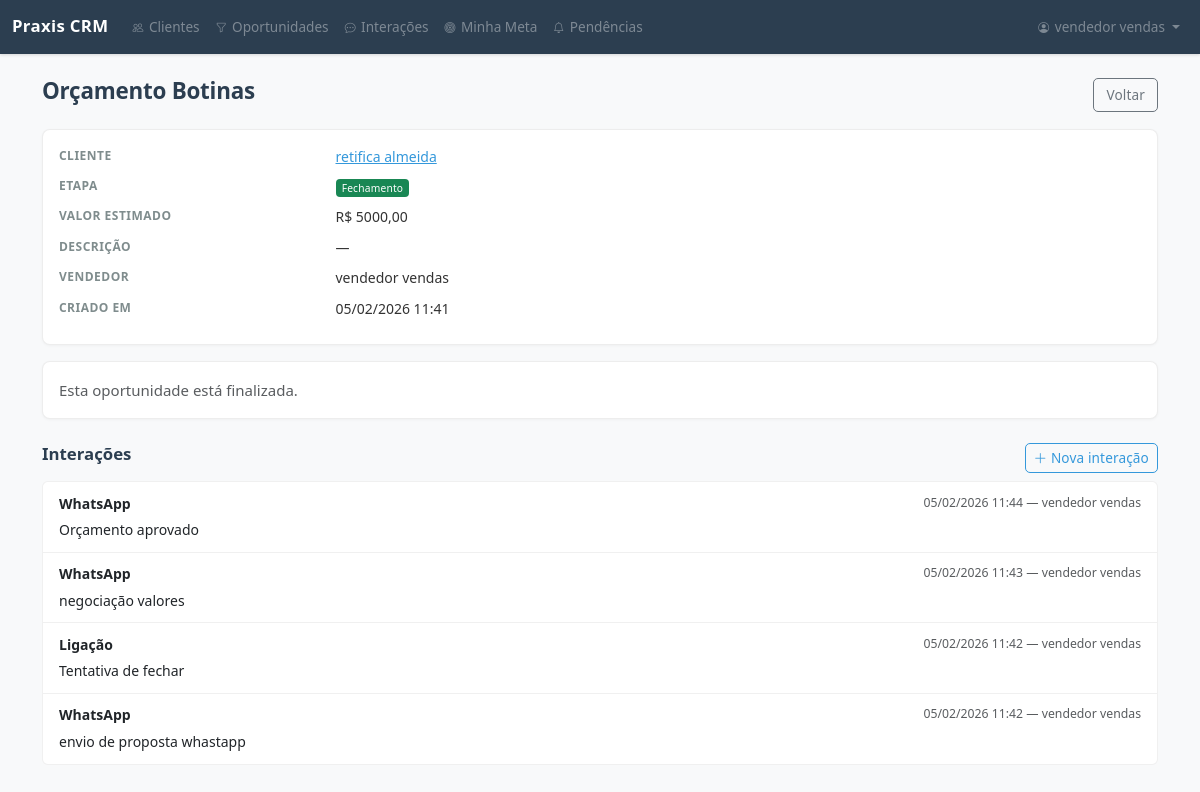
Page /sales/oportunidades/2/ (signed in) on the committed database.
### apps/sales/models.py (models this page shows, shortened)
class Oportunidade(models.Model):
    titulo = models.CharField(max_length=200, verbose_name="Título")
    cliente = models.ForeignKey(
        Cliente,
        on_delete=models.CASCADE,
        related_name="oportunidades",
        verbose_name="Cliente",
    )
    vendedor = models.ForeignKey(
        settings.AUTH_USER_MODEL,
        on_delete=models.PROTECT,
        related_name="oportunidades",
        verbose_name="Vendedor",
    )
    etapa = models.CharField(
        max_length=12,
        choices=EtapaOportunidade.choices,
        default=EtapaOportunidade.PROSPECCAO,
        verbose_name="Etapa",
    )
    motivo_perda = models.CharField(
        max_length=13,
        choices=MotivoPerdaOportunidade.choices,
        blank=True,
        default="",
        verbose_name="Motivo da perda",
    )
    valor_estimado = models.DecimalField(
        max_digits=12,
        decimal_places=2,
        default=0,
        verbose_name="Valor estimado",
    )
    descricao = models.TextField(blank=True, verbose_name="Descrição")
    proxima_acao = models.CharField(
        max_length=200,
        blank=True,
        default="",
        verbose_name="Próxima ação",
        help_text="Descreva brevemente a próxima ação a ser realizada",
    )
    data_follow_up = models.DateField(
        null=True,
        blank=True,
        verbose_name="Data do follow-up",
        help_text="Data prevista para o próximo contato",
    )
    criado_em = models.DateTimeField(auto_now_add=True, verbose_name="Criado em")
    atualizado_em = models.DateTimeField(auto_now=True, verbose_name="Atualizado em")
    class Meta:
        verbose_name = "Oportunidade"
        verbose_name_plural = "Oportunidades"
        ordering = ["-criado_em"]

class Interacao(models.Model):
    oportunidade = models.ForeignKey(
        Oportunidade,
        on_delete=models.CASCADE,
        related_name="interacoes",
        verbose_name="Oportunidade",
    )
    tipo = models.CharField(
        max_length=10,
        choices=TipoInteracao.choices,
        verbose_name="Tipo",
    )
    descricao = models.TextField(verbose_name="Descrição")
    criado_por = models.ForeignKey(
        settings.AUTH_USER_MODEL,
        on_delete=models.PROTECT,
        related_name="interacoes",
        verbose_name="Criado por",
    )
    criado_em = models.DateTimeField(auto_now_add=True, verbose_name="Criado em")
    class Meta:
        verbose_name = "Interação"
        verbose_name_plural = "Interações"
        ordering = ["-criado_em"]

### apps/crm/models.py (models this page shows, shortened)
class Cliente(models.Model):
    nome = models.CharField(max_length=200, verbose_name="Nome")
    cnpj_cpf = models.CharField(
        max_length=18, blank=True, default="", verbose_name="CNPJ/CPF"
    )
    telefone = models.CharField(max_length=20, blank=True, verbose_name="Telefone")
    email = models.EmailField(blank=True, verbose_name="E-mail")
    nome_contato_principal = models.CharField(
        max_length=200, blank=True, default="", verbose_name="Contato principal"
    )
    telefone_contato = models.CharField(
        max_length=20, blank=True, default="", verbose_name="Telefone do contato"
    )
    email_contato = models.EmailField(
        blank=True, default="", verbose_name="E-mail do contato"
    )
    tipo = models.CharField(
        max_length=3,
        choices=TipoCliente.choices,
        default=TipoCliente.B2C,
        verbose_name="Tipo",
    )
    status = models.CharField(
        max_length=11,
        choices=StatusCliente.choices,
        default=StatusCliente.PROVISORIO,
        verbose_name="Status",
    )
    criado_por = models.ForeignKey(
        settings.AUTH_USER_MODEL,
        on_delete=models.PROTECT,
        related_name="clientes_criados",
        verbose_name="Criado por",
    )
    criado_em = models.DateTimeField(auto_now_add=True, verbose_name="Criado em")
    atualizado_em = models.DateTimeField(auto_now=True, verbose_name="Atualizado em")
    class Meta:
        verbose_name = "Cliente"
        verbose_name_plural = "Clientes"
        ordering = ["-criado_em"]

### apps/sales/views.py (the view)
# urls.py: path("oportunidades/<int:pk>/", OportunidadeDetailView.as_view(), name="oportunidade_detail"),
class OportunidadeDetailView(VendedorRequiredMixin, DetailView):
    model = Oportunidade
    template_name = "sales/oportunidade_detail.html"
    context_object_name = "oportunidade"
    def get_queryset(self):
        qs = super().get_queryset()
        if hasattr(self.request.user, "perfil") and self.request.user.perfil.is_vendedor:
            qs = qs.filter(vendedor=self.request.user)
        return qs
    def get_context_data(self, **kwargs):
        ctx = super().get_context_data(**kwargs)
        ctx["interacoes"] = self.object.interacoes.all()
        return ctx

### apps/accounts/models.py (called while the page is built)
    @property
    def is_admin(self):
        return self.papel == PerfilUsuario.ADMIN

    @property
    def is_vendedor(self):
        return self.papel == PerfilUsuario.VENDEDOR

    @property
    def is_gestor(self):
        return self.papel == PerfilUsuario.GESTOR

### apps/core/mixins.py (called while the page is built)
    def dispatch(self, request, *args, **kwargs):
        response = super().dispatch(request, *args, **kwargs)
        if hasattr(request.user, "perfil"):
            if request.user.perfil.papel in (
                PerfilUsuario.VENDEDOR,
                PerfilUsuario.GESTOR,
                PerfilUsuario.ADMIN,
            ):
                return response
        raise PermissionDenied

### templates/sales/oportunidade_detail.html (shortened to what this page needs)
{% extends "base.html" %}
{% block content %}
<div class="d-flex justify-content-between align-items-center mb-3">
    <h2>{{ oportunidade.titulo }}</h2>
    <a href="{% url 'sales:oportunidade_list' %}" class="btn btn-outline-secondary">Voltar</a>
</div>
<div class="card">
    <div class="card-body">
        <dl class="row mb-0">
            <dt class="col-sm-3">Cliente</dt>
            <dd class="col-sm-9">
                <a href="{% url 'crm:cliente_detail' oportunidade.cliente.pk %}">{{ oportunidade.cliente.nome }}</a>
            </dd>
            <dt class="col-sm-3">Etapa</dt>
            <dd class="col-sm-9">
                {% if oportunidade.etapa == "FECHAMENTO" %}
                <span class="badge bg-success">{{ oportunidade.get_etapa_display }}</span>
                {% elif oportunidade.etapa == "PERDIDA" %}
                <span class="badge bg-danger">{{ oportunidade.get_etapa_display }}</span>
                {% else %}
                <span class="badge bg-primary">{{ oportunidade.get_etapa_display }}</span>
                {% endif %}
            </dd>
            <dt class="col-sm-3">Valor estimado</dt>
            <dd class="col-sm-9">R$ {{ oportunidade.valor_estimado|floatformat:2 }}</dd>
            <dt class="col-sm-3">Descrição</dt>
            <dd class="col-sm-9">{{ oportunidade.descricao|default:"—" }}</dd>
            <dt class="col-sm-3">Vendedor</dt>
            <dd class="col-sm-9">{{ oportunidade.vendedor.get_full_name|default:oportunidade.vendedor.username }}</dd>
            <dt class="col-sm-3">Criado em</dt>
            <dd class="col-sm-9">{{ oportunidade.criado_em|date:"d/m/Y H:i" }}</dd>
        </dl>
    </div>
</div>
<div class="card mt-3">
    <div class="card-body">
    {% if oportunidade.etapa != "FECHAMENTO" and oportunidade.etapa != "PERDIDA" %}
    <div class="card-footer d-flex gap-2">
        <form method="post" action="{% url 'sales:oportunidade_avancar' oportunidade.pk %}">
            {% csrf_token %}
            <button type="submit" class="btn btn-success btn-sm" data-confirm="Deseja avançar esta oportunidade?">
                <i class="bi bi-arrow-right-circle"></i> Avançar etapa
            </button>
        </form>
        <a href="{% url 'sales:oportunidade_perdida' oportunidade.pk %}" class="btn btn-danger btn-sm">
            <i class="bi bi-x-circle"></i> Marcar como perdida
        </a>
    {% else %}
        <span class="text-muted">Esta oportunidade está finalizada.</span>
    {% endif %}
    </div>
</div>
<div class="d-flex justify-content-between align-items-center mt-4 mb-2">
    <h4>Interações</h4>
    <a href="{% url 'sales:interacao_create' %}" class="btn btn-sm btn-outline-primary">
        <i class="bi bi-plus-lg"></i> Nova interação
    </a>
</div>
<div class="list-group">
    {% for interacao in interacoes %}
    <div class="list-group-item">
        <div class="d-flex justify-content-between">
            <strong>{{ interacao.get_tipo_display }}</strong>
            <small class="text-muted">{{ interacao.criado_em|date:"d/m/Y H:i" }} — {{ interacao.criado_por.get_full_name|default:interacao.criado_por.username }}</small>
        </div>
        <p class="mb-0 mt-1">{{ interacao.descricao }}</p>
    </div>
    {% empty %}
    <div class="list-group-item text-muted">Nenhuma interação registrada.</div>
    {% endfor %}
</div>
{% endblock %}

### templates/base.html (shortened to what this page needs)
{% load static %}
<!DOCTYPE html>
<html lang="pt-br">
<head>
    <link href="https://cdn.jsdelivr.net/npm/bootstrap@5.3.3/dist/css/bootstrap.min.css" rel="stylesheet">
    <link href="https://cdn.jsdelivr.net/npm/bootstrap-icons@1.11.3/font/bootstrap-icons.min.css" rel="stylesheet">
    <link href="{% static 'css/style.css' %}" rel="stylesheet">
    <link href="{% static 'css/praxis-v2.css' %}" rel="stylesheet">
</head>
<body>
    {% if user.is_authenticated %}
    <nav class="navbar navbar-expand-lg navbar-dark bg-dark">
        <div class="container-fluid">
            <a class="navbar-brand" href="{% url 'home' %}">Praxis CRM</a>
            <div class="collapse navbar-collapse" id="navbarNav">
                <ul class="navbar-nav me-auto">
                    <li class="nav-item">
                        <a class="nav-link" href="{% url 'crm:cliente_list' %}">
                            <i class="bi bi-people"></i> Clientes
                        </a>
                    </li>
                    <li class="nav-item">
                        <a class="nav-link" href="{% url 'sales:oportunidade_list' %}">
                            <i class="bi bi-funnel"></i> Oportunidades
                        </a>
                    </li>
                    <li class="nav-item">
                        <a class="nav-link" href="{% url 'sales:interacao_list' %}">
                            <i class="bi bi-chat-dots"></i> Interações
                        </a>
                    </li>
                    {% if user.perfil.is_vendedor %}
                    <li class="nav-item">
                        <a class="nav-link" href="{% url 'sales:minha_meta' %}">
                            <i class="bi bi-bullseye"></i> Minha Meta
                        </a>
                    </li>
                    <li class="nav-item">
                        <a class="nav-link" href="{% url 'sales:minhas_pendencias' %}">
                            <i class="bi bi-bell"></i> Pendências
                        </a>
                    </li>
                    {% endif %}
                </ul>
                <ul class="navbar-nav">
                    <li class="nav-item dropdown">
                        <a class="nav-link dropdown-toggle" href="#" role="button" data-bs-toggle="dropdown">
                            <i class="bi bi-person-circle"></i> {{ user.get_full_name|default:user.username }}
                        </a>
                    </li>
                </ul>
            </div>
        </div>
    </nav>
    {% endif %}
    <div class="container mt-4">
        {% block content %}{% endblock %}
    </div>
</body>
</html>

### static/css/style.css (style rules this page uses)
body { background-color: #f8f9fa; }
.card { box-shadow: 0 0.125rem 0.25rem rgba(0, 0, 0, 0.075); }
.navbar-brand { font-weight: 700; }

### static/css/praxis-v2.css (style rules this page uses)
body { font-family: var(--praxis-font-family); color: var(--praxis-texto-principal); -webkit-font-smoothing: antialiased; -moz-osx-font-smoothing: grayscale; font-size: 0.9375rem; line-height: 1.6; }
h1, h2, h3, h4, h5, h6 { color: var(--praxis-azul-escuro); font-weight: 600; }
h2 { font-size: 1.4rem; letter-spacing: -0.01em; }
h4 { font-size: 1.05rem; }
.navbar.navbar-dark.bg-dark { background-color: var(--praxis-azul-escuro) !important; box-shadow: 0 1px 3px rgba(0, 0, 0, 0.15); }
.navbar .navbar-brand { font-weight: 600; font-size: 1.05rem; letter-spacing: 0.02em; }
.navbar .nav-link { font-size: 0.85rem; opacity: 0.7; transition: opacity 0.15s ease; }
.navbar .nav-link .bi { font-size: 0.8em; margin-right: 2px; }
.card { border: 1px solid rgba(0, 0, 0, 0.07); border-radius: var(--praxis-border-radius-lg); box-shadow: 0 1px 3px rgba(0, 0, 0, 0.04); }
.badge { font-weight: 500; font-size: 0.73em; padding: 0.35em 0.6em; border-radius: 4px; letter-spacing: 0.02em; }
.btn { font-size: 0.85rem; font-weight: 500; border-radius: var(--praxis-border-radius); letter-spacing: 0.01em; transition: all 0.15s ease; }
.btn-outline-primary { color: var(--praxis-azul-principal); border-color: var(--praxis-azul-principal); }
.list-group-item { border-color: rgba(0, 0, 0, 0.06); padding: 0.65rem 1rem; font-size: 0.875rem; }
dl.row dt { font-size: 0.75rem; font-weight: 600; color: var(--praxis-texto-secundario); text-transform: uppercase; letter-spacing: 0.04em; }
dl.row dd { font-size: 0.875rem; color: var(--praxis-texto-principal); }
a { color: var(--praxis-azul-principal); transition: color 0.15s ease; }
.container { padding-bottom: 2rem; }

### static/css/variables.css (style rules this page uses)
:root { --praxis-azul-escuro: #2c3e50; --praxis-azul-principal: #3498db; --praxis-azul-hover: #2980b9; --praxis-azul-medio: #34495e; --praxis-texto-principal: #333333; --praxis-texto-secundario: #7f8c8d; --praxis-texto-muted: #95a5a6; --praxis-fundo-branco: #ffffff; --praxis-fundo-cinza: #f8f9fa; --praxis-fundo-code: #f4f4f4; --praxis-verde: #27ae60; --praxis-verde-fundo: #e8f8f5; --praxis-laranja: #f39c12; --praxis-laranja-fundo: #fef9e7; --praxis-vermelho: #e74c3c; --praxis-roxo: #9b59b6; --praxis-borda: #dddddd; --praxis-borda-clara: #bdc3c7; --praxis-font-family: 'Segoe UI', Tahoma, Geneva, Verdana, sans-serif; --praxis-font-mono: 'Courier New', monospace; --praxis-font-size-base: 16px; --praxis-font-size-sm: 0.9em; --praxis-font-size-xs: 0.85em; --praxis-font-weight-normal: 400; --praxis-font-weight-semibold: 600; --praxis-font-weight-bold: 700; --praxis-line-height: 1.6; --praxis-line-height-tight: 1.2; --praxis-line-height-relaxed: 1.7; --praxis-spacing-xs: 5px; --praxis-spacing-sm: 10px; --praxis-spacing-md: 15px; --praxis-spacing-lg: 20px; --praxis-spacing-xl: 30px; --praxis-spacing-2xl: 40px; --praxis-spacing-section: 80px; --praxis-border-radius-sm: 3px; --praxis-border-radius: 5px; --praxis-border-radius-lg: 8px; --praxis-border-radius-xl: 10px; --praxis-border-radius-full: 15px; --praxis-shadow: 0 2px 5px rgba(0, 0, 0, 0.2); --praxis-shadow-sm: 0 1px 3px rgba(0, 0, 0, 0.1); --praxis-transition: all 0.2s ease; --praxis-transition-fast: all 0.15s ease; --praxis-container-max: 1000px; --praxis-container-narrow: 800px; --praxis-container-wide: 1200px; }

### rows in the picture
Oportunidade: titulo "Orçamento Botinas", cliente.nome "retifica almeida", etapa "Fechamento", valor_estimado "5000,00", descricao "—", vendedor.get_full_name "vendedor vendas", criado_em "05/02/2026 11:41"
Interacao: tipo "WhatsApp", criado_em "05/02/2026 11:44", criado_por.get_full_name "vendedor vendas", descricao "Orçamento aprovado"
Interacao: tipo "WhatsApp", criado_em "05/02/2026 11:43", criado_por.get_full_name "vendedor vendas", descricao "negociação valores"
Interacao: tipo "Ligação", criado_em "05/02/2026 11:42", criado_por.get_full_name "vendedor vendas", descricao "Tentativa de fechar"
Interacao: tipo "WhatsApp", criado_em "05/02/2026 11:42", criado_por.get_full_name "vendedor vendas", descricao "envio de proposta whastapp"

### other values in the picture
{{ user.get_full_name|default:user.username }} "vendedor vendas"
